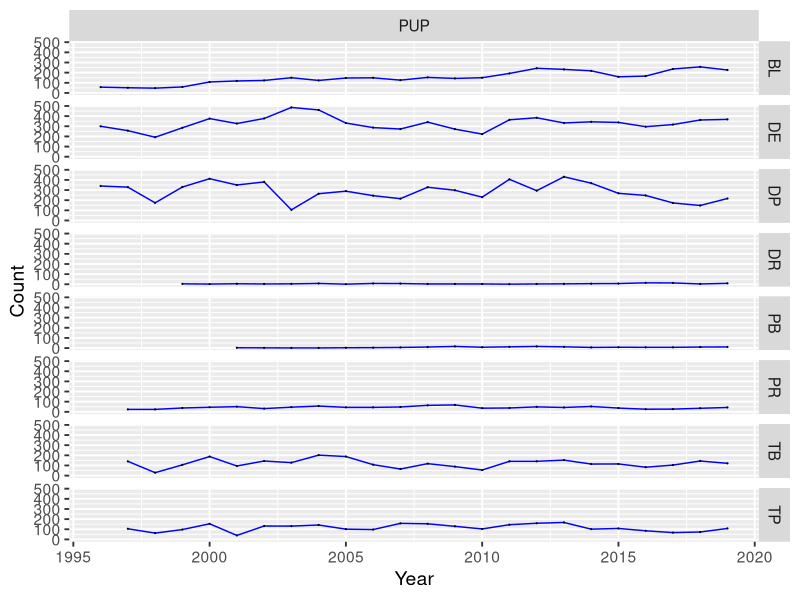
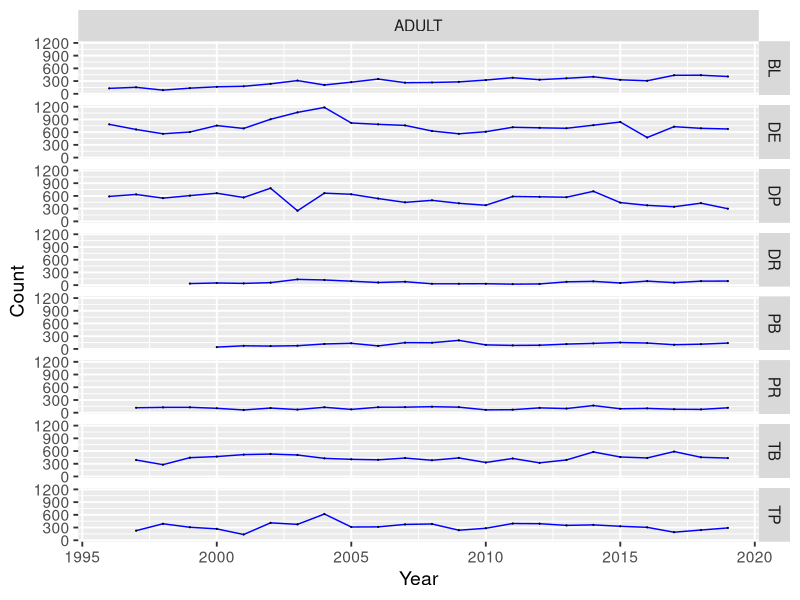
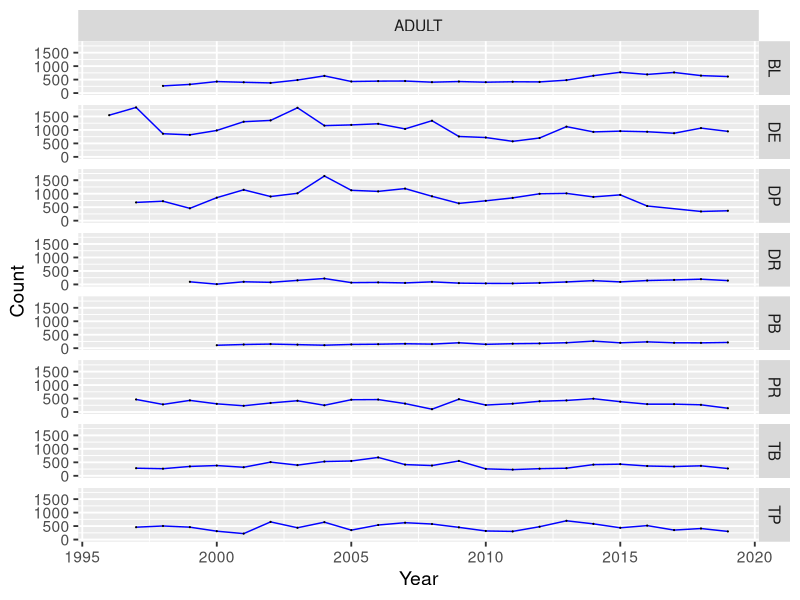

Source code (R) for these figures, in order:
library("readxl")
library(dplyr)
library(tidyverse)
hseals <- read_excel("Data/1997_2019_Phocadata.xls")
# drop extra cols, explained below
hseals <- hseals[-c(3:4, 8:10)]

# ended up with some extra cols:
# "...10" had N/A's and "* Not sure if TRB was skipped or just no seals" for 	1999-04-12; TP
# "...8" has the names of the people conducting the surveys (?)
# "...9" has notes for the data, copied below

# Notes on the data:
# "\"Pup\" age classification = Live pups only"                                                                                                                                       
# "1. For 1996-99 data, I did not include surveys that had comments about poor visibility or difficulty in identifying pups"                                                          
# "2. Tomales Bay and Tomales Point surveys in 1998 often had only one count"                                                                                                         
# "3. Bolinas, Drakes Estero, and Double Point start in 1996; Pt Reyes Headlands, Tomales Bay, and Tomales Point start in 1997; Duxbury data starts in 1999; Pt Bonita starts in 2000"
# "4. Pt Reyes data includes Sea Lion Overlook"                                                                                                                                       
# "5. TB and TP have only one molting count in 2001"                                                                                                                                  
# "6. No molting counts for any sites in 1996 except one at DE."                                                                                                                      
# "*Another survey on this day with higher counts, but at a higher tide height" for "1999-05-04; PR

# unique(hseals$Subsite)
# abbrev.:    "DP"         "DE"         "BL"      "TB"          "TP"          "PR"       "DR"       "PB"
# name:  Double Point  Drakes Estero  Bolinas  Tomales Bay  Tomales Point  Point Reyes  Duxbury  Point Bonita

get_year <- function(date) {
  if (date$mon > 10) { 
    return(date$year+1901)
  } else {
    return(date$year+1900)
  }
}

# function that does get_year on every item in a list
get_year_all <- function(lst) {
  vec <- numeric()
  for (i in 1:length(lst)) {
    vec <- c(vec, get_year(lst[[i]]))
  }
  return(vec)
}

hseals_date <- strptime(hseals$Date, format="%Y-%m-%d")
hseals$Year <- get_year_all(hseals_date)
hseals$Month_day <- format(hseals$Date, format="%m-%d")
hseals$Month <- format(hseals$Date, format="%m")

# two types of observations: during breeding season (March, April, and May) or during molting season (June July)
# add cols indicating which one for the observation

hseals$Breeding <- hseals$Month == "03" | hseals$Month == "04" | hseals$Month == "05"
hseals$Molting <- hseals$Month == "06" | hseals$Month == "07"

# only want to look at breeding between April 15 and May 15
peakBreed <- format(seq(as.Date("1981-04-15"), as.Date("1981-05-15"), by="days"), format="%m-%d")
hseals$Peak_breeding <- hseals $Month_day %in% peakBreed

# need to get subsitetime in better format
hseals_time <- strptime(hseals$SubsiteTime, format="%Y-%m-%d %H:%M:%S")
hseals$Time <- format(hseals_time, "%H:%M")

# drop cols we don't need anymore
hseals <- hseals[-c(3, 7:9)]
# reorder cols
hseals <- hseals[, c(1, 8, 2, 3, 4, 6, 7, 5)]

# unique(hseals$Age)
# "ADULT"     "PUP"       "DEADPUP"   "DEADADULT" "HPUP" 

# hpup <- subset(hseals, Age == "HPUP")
# PRpup1819 <- subset(hseals, Age == "PUP" & Subsite == "PR" ) #& (Year == 2018 | Year == 2019))
# 12 obs in 2018 and 2019 labeled HPUP, all for site == PR; PR has no pup obs for these years so relabel to PUP
hseals$Age[hseals$Age == "HPUP"] <- "PUP"

# don't need to worry about deadpup and deadadult for right now
hseals <- subset(hseals, Age == "PUP" | Age == "ADULT")

# function to get the max count for each year.
# args are location (string) and table 
get_max <- function(tbl, location) {
  tbl <- subset(tbl, Subsite == location)
  m <- tbl %>% group_by(Year) %>% slice(which.max(Count))
  return(m)
}

#######################
### BREEDING SEASON ###
#######################

hseals_breed <- subset(hseals, Peak_breeding == TRUE)

# unique(hseals_breed$Age) gives "ADULT" and "PUP"  

adult_b <- subset(hseals_breed, Age == "ADULT")

DP_adult_b <- get_max(adult_b, "DP") #not missing any years
DE_adult_b <- get_max(adult_b, "DE") #not missing any years
BL_adult_b <- get_max(adult_b, "BL") #not missing any years 
TB_adult_b <- get_max(adult_b, "TB") #not missing any years 
TP_adult_b <- get_max(adult_b, "TP") #not missing any years 
PR_adult_b <- get_max(adult_b, "PR") #not missing any years 
DR_adult_b <- get_max(adult_b, "DR") #not missing any years 
PB_adult_b <- get_max(adult_b, "PB") #not missing any years 

# put it all back into one table
adult_breeding <- data.frame(Date=double(), Time=character(), Subsite=character(), Age=character(),
                             Count=numeric(), Molting=logical(), Peak_breeding=logical(), Year=numeric())

adult_breeding <- rbind(adult_breeding, DP_adult_b)
adult_breeding <- rbind(adult_breeding, DE_adult_b)
adult_breeding <- rbind(adult_breeding, BL_adult_b)
adult_breeding <- rbind(adult_breeding, TB_adult_b)
adult_breeding <- rbind(adult_breeding, TP_adult_b)
adult_breeding <- rbind(adult_breeding, PR_adult_b)
adult_breeding <- rbind(adult_breeding, DR_adult_b)
adult_breeding <- rbind(adult_breeding, PB_adult_b)

pup_b <- subset(hseals_breed, Age == "PUP")

DP_pup_b <- get_max(pup_b, "DP") #not missing any years
DE_pup_b <- get_max(pup_b, "DE") #not missing any years
BL_pup_b <- get_max(pup_b, "BL") #not missing any years
TB_pup_b <- get_max(pup_b, "TB") #not missing any years
TP_pup_b <- get_max(pup_b, "TP") #not missing any years
PR_pup_b <- get_max(pup_b, "PR") #not missing any years
DR_pup_b <- get_max(pup_b, "DR") #not missing any years
PB_pup_b <- get_max(pup_b, "PB") #not missing any years

# put it all back in one table for plotting
pup_breeding <- data.frame(Date=double(), Time=character(), Subsite=character(), Age=character(),
                             Count=numeric(), Molting=logical(), Peak_breeding=logical(), Year=numeric())

pup_breeding <- rbind(pup_breeding, DP_pup_b)
pup_breeding <- rbind(pup_breeding, DE_pup_b)
pup_breeding <- rbind(pup_breeding, BL_pup_b)
pup_breeding <- rbind(pup_breeding, TB_pup_b)
pup_breeding <- rbind(pup_breeding, TP_pup_b)
pup_breeding <- rbind(pup_breeding, PR_pup_b)
pup_breeding <- rbind(pup_breeding, DR_pup_b)
pup_breeding <- rbind(pup_breeding, PB_pup_b)

######################
### MOLTING SEASON ###
######################

hseals_molt <- subset(hseals, Molting == TRUE)

# drop breeding column

# unique(hseals_molt$Age) gives "ADULT" only

DP_adult_m <- get_max(hseals_molt, "DP") #not missing any years
DE_adult_m <- get_max(hseals_molt, "DE") #not missing any years
BL_adult_m <- get_max(hseals_molt, "BL") #not missing any years
TB_adult_m <- get_max(hseals_molt, "TB") #not missing any years
TP_adult_m <- get_max(hseals_molt, "TP") #not missing any years
PR_adult_m <- get_max(hseals_molt, "PR") #not missing any years
DR_adult_m <- get_max(hseals_molt, "DR") #not missing any years
PB_adult_m <- get_max(hseals_molt, "PB") #not missing any years

# put it all back in one table for plotting
molting <- data.frame(Date=double(), Time=character(), Subsite=character(), Age=character(),
                           Count=numeric(), Molting=logical(), Peak_breeding=logical(), Year=numeric())

molting <- rbind(molting, DP_adult_m)
molting <- rbind(molting, DE_adult_m)
molting <- rbind(molting, BL_adult_m)
molting <- rbind(molting, TB_adult_m)
molting <- rbind(molting, TP_adult_m)
molting <- rbind(molting, PR_adult_m)
molting <- rbind(molting, DR_adult_m)
molting <- rbind(molting, PB_adult_m)



################
### PLOTTING ###
################

plot_gg <- function(DATA){
  ggplot(DATA, aes(Year, Count)) +
    geom_line(color = "blue") +
    geom_point(size = 0.1) +
    theme_gray(base_size = 14) +
    facet_grid(Subsite ~ Age)
}

plot_gg(pup_breeding)
plot_gg(adult_breeding)
plot_gg(molting)
